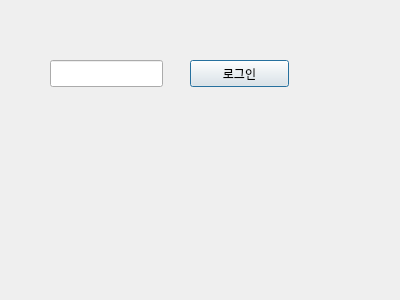
<?xml version="1.0" encoding="UTF-8"?>
<ui version="4.0">
 <class>Dialog</class>
 <widget class="QDialog" name="Dialog">
  <property name="geometry">
   <rect>
    <x>0</x>
    <y>0</y>
    <width>400</width>
    <height>300</height>
   </rect>
  </property>
  <property name="windowTitle">
   <string>Dialog</string>
  </property>
  <widget class="QLineEdit" name="lineEdit">
   <property name="geometry">
    <rect>
     <x>50</x>
     <y>60</y>
     <width>113</width>
     <height>27</height>
    </rect>
   </property>
  </widget>
  <widget class="QPushButton" name="pushButton">
   <property name="geometry">
    <rect>
     <x>190</x>
     <y>60</y>
     <width>99</width>
     <height>27</height>
    </rect>
   </property>
   <property name="text">
    <string>로그인</string>
   </property>
  </widget>
 </widget>
 <resources/>
 <connections/>
</ui>
